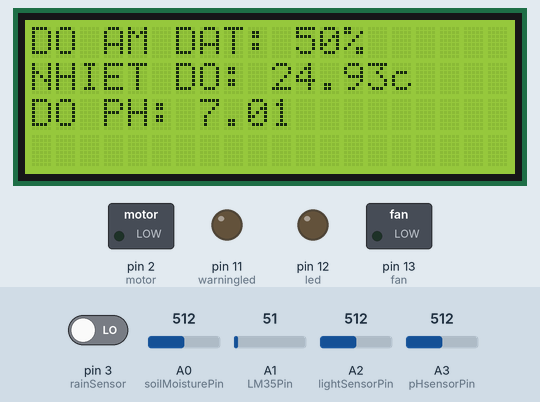
The sketch below on a simulated Arduino Uno, built with avr-gcc and run on an emulated ATmega328P. Parts: 20×4 character LCD, switched loads named in the sketch (green lamp = pin HIGH), output pins drawn as LEDs (lit = HIGH). The inputs (shaded band) are chosen by the test bench; at power-on: A0 (soilMoisturePin) = 512, A1 (LM35Pin) = 51, A3 (pHsensorPin) = 512, pin 3 (rainSensor) LOW, A2 (lightSensorPin) = 512. What the sketch prints to the serial monitor is not drawn.

Above: at 1.2 s.
1.3 s: A0 (soilMoisturePin) set to 321
At 2.9 s:
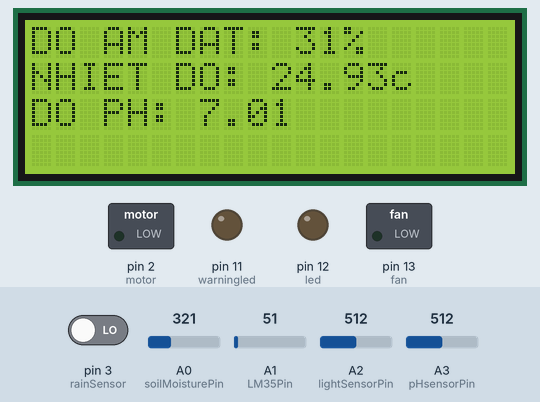
3.6 s: A0 (soilMoisturePin) set to 288
At 5.1 s:
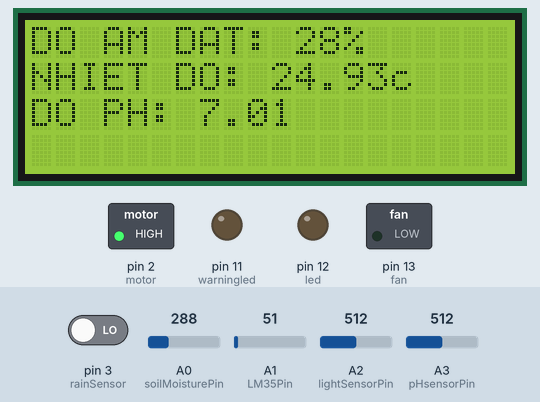
5.7 s: A1 (LM35Pin) set to 23
At 7.3 s:
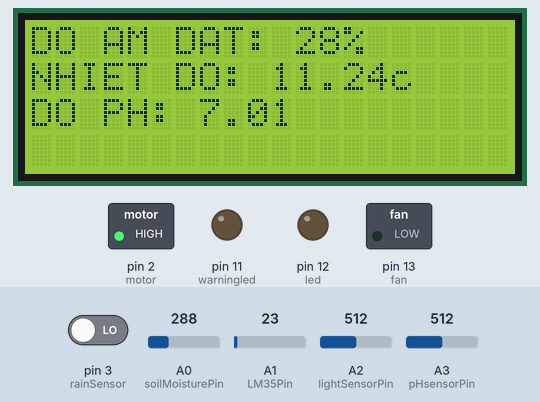
7.8 s: A1 (LM35Pin) set to 18
At 9.5 s:
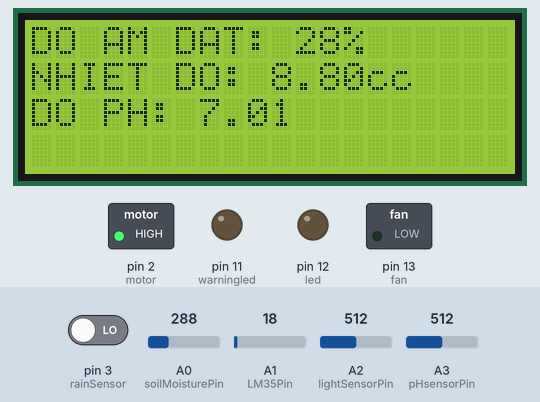
9.9 s: A3 (pHsensorPin) set to 561
At 11.7 s:
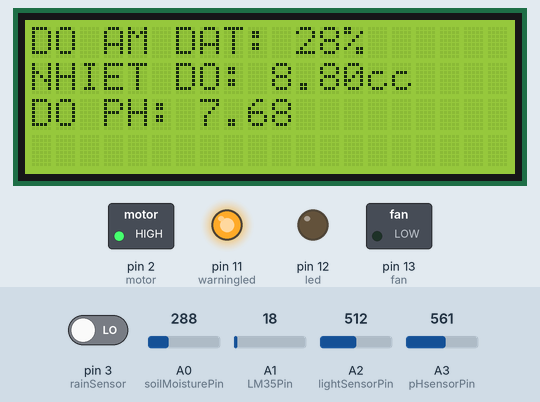
12.0 s: A0 (soilMoisturePin) set to 90
At 13.8 s:
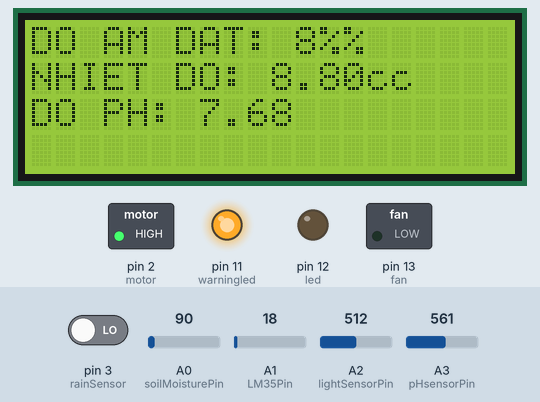
Timing chart, 0 to 15.1 s (numbered marks = the images above; inputs shaded):
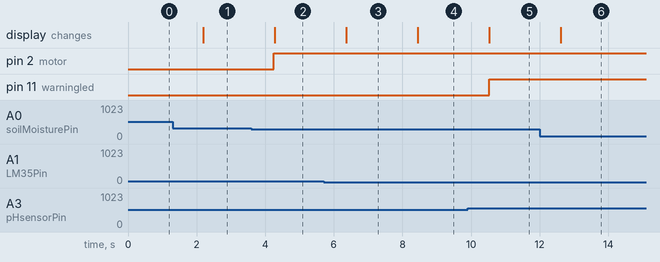

The sketch:

smart_garden.ino
```cpp
#include <Wire.h>
#include <LiquidCrystal_I2C.h>
LiquidCrystal_I2C lcd(0x27,20,4);
int motor = 2;
int fan = 13;
int led = 12;
int warningled  = 11;
int lightSensorPin = A2;
int LM35Pin = A1;
int soilMoisturePin = A0;
int rainSensor = 3;
int pHsensorPin = A3;
void setup()
{
  Serial.begin(9600);
  pinMode (soilMoisturePin, INPUT);
  pinMode (lightSensorPin, INPUT);
  pinMode (rainSensor, INPUT);
  pinMode (pHsensorPin, INPUT);
  pinMode (LM35Pin, INPUT);
  pinMode (warningled, OUTPUT);
  pinMode (motor, OUTPUT);
  pinMode (fan, OUTPUT);
  pinMode (led, OUTPUT);
  lcd.init();
  lcd.backlight();

}

void loop() {
  // Độ ẩm đất
  int soilMoistureValue = analogRead(soilMoisturePin);
  int Moisture = map(soilMoistureValue, 0, 1023, 0, 100);
  lcd.setCursor(0, 0);
  lcd.print("DO AM DAT: ");
  lcd.print(Moisture);
  lcd.print("%");
  if (Moisture < 30) {
    Serial.println("Motor: BAT");
    digitalWrite(motor, HIGH);
  }
  else
  {
    Serial.println("Motor: TAT");
    digitalWrite(motor, LOW);
  }
  // Nhiệt độ môi trường
  int LM35Value = analogRead(LM35Pin);
  float temperature = (LM35Value * 5.0 * 100.0) / 1023.0;
  lcd.setCursor(0, 1);
  lcd.print("NHIET DO: ");
  lcd.print(temperature);
  lcd.print("c");
  if (temperature > 30) {
    Serial.println("Fan: BAT");
    digitalWrite(fan, HIGH);
  }
  else
  {
    Serial.println("Fan: TAT");
    digitalWrite(fan, LOW);
  }
  // Cảm biến ánh sáng tự động bật tắt đèn
  int lightValues = analogRead (lightSensorPin);
  Serial.print("ANH SANG:");
  Serial.print(lightValues);
  Serial.println(" lux");
  if (lightValues < 100)
  {
    Serial.println("Den: BAT");
    digitalWrite(led, HIGH);
  }
  else
  {
    Serial.println("Den: TAT");
    digitalWrite(led, LOW);
  }
  // Cảm biến mưa
  int rainValues = digitalRead(rainSensor);
  if (rainValues == HIGH && digitalRead(motor) == HIGH) {
    Serial.println("Sap mua! Motor: TAT");
    digitalWrite(motor, LOW);
  }
  // Đo độ pH và cảnh báo nếu pH quá cao hoặc quá thấp
  int pHValue = analogRead(pHsensorPin);
  float pH = (float)pHValue / 1023.0 * 14.0;
  lcd.setCursor(0, 2);
  lcd.print("DO PH: ");
  lcd.print(pH, 2);

  if (pH < 5.5)
  {
    digitalWrite (warningled, HIGH);
    Serial.println("Do pH thap");
    Serial.println("Den canh bao bat");
  }
  else if (pH > 7.5)
  {
    digitalWrite (warningled, HIGH);
    Serial.println("Do pH cao");
    Serial.println("Den canh bao bat");
  }
  else
  {
    digitalWrite (warningled, LOW);
    Serial.println("Do pH on dinh");
    Serial.println("Den canh bao tat");
  }
  delay (1000);
}
```

Measured:
- the behaviour switches between 307 and 306 on A0 (soilMoisturePin) (found by bisection; images 1 and 2)
- the behaviour switches between 21 and 20 on A1 (LM35Pin) (found by bisection; images 3 and 4)
- the behaviour switches between 548 and 549 on A3 (pHsensorPin) (found by bisection; images 4 and 5)
- after the input at 1.3 s, the display: changes after 0.89 s (image 1)
- after the input at 3.6 s, pin 2 (motor): LOW → HIGH after 0.65 s; the display: changes after 0.68 s (image 2)
- after the input at 5.7 s, the display: changes after 0.66 s (image 3)
- after the input at 7.8 s, the display: changes after 0.64 s (image 4)
- after the input at 9.9 s, pin 11 (warningled): LOW → HIGH after 0.63 s; the display: changes after 0.63 s (image 5)
- after the input at 12.0 s, the display: changes after 0.61 s (image 6)
